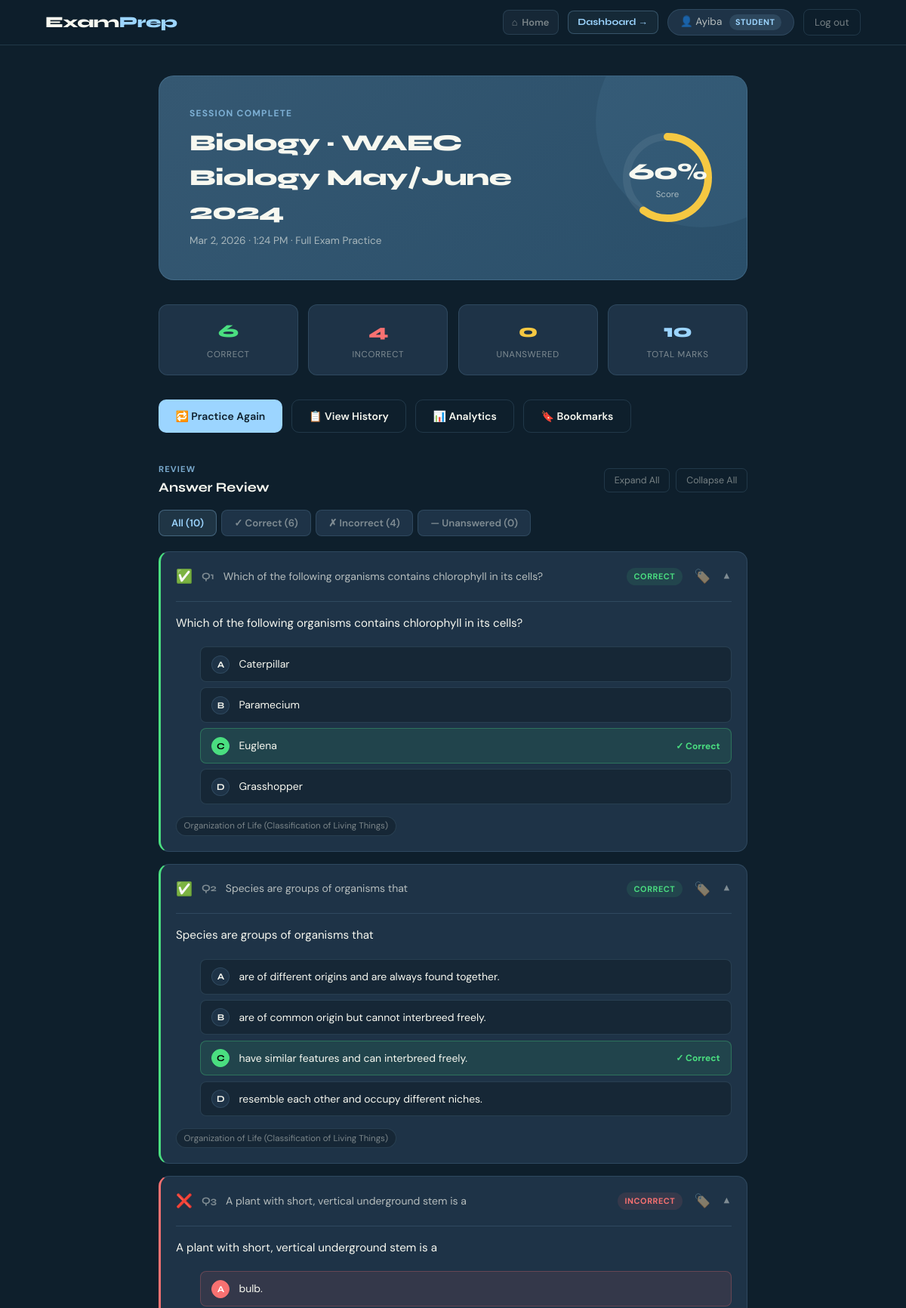
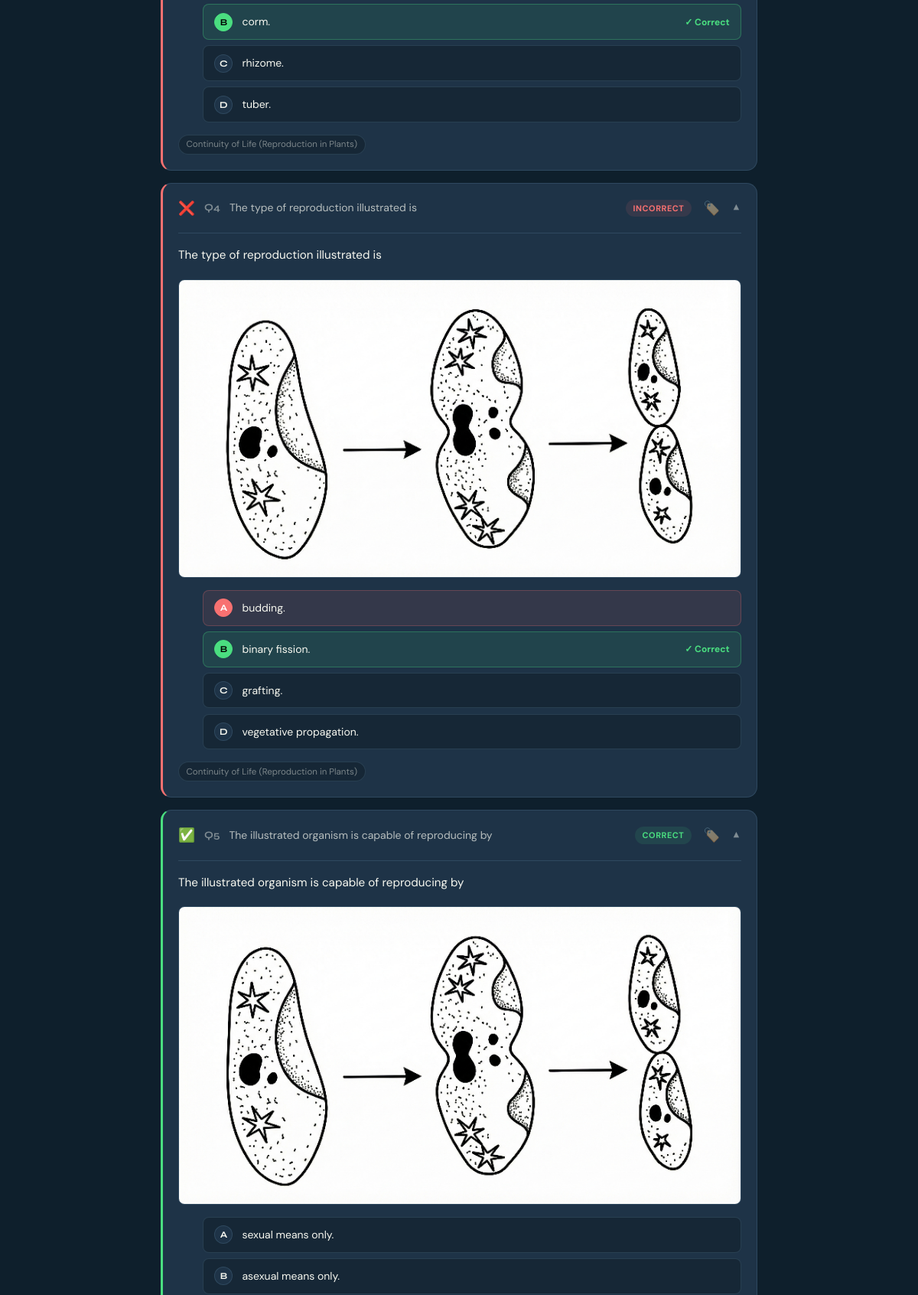
The page /student/results/5/ (signed in, upper part) on the database its author committed (2 pictures, top to bottom).
### Users/models.py (models this page shows, shortened)
class CustomUser(AbstractUser):
    ROLE_CHOICES = [
        ('STUDENT', 'Student'),
        ('TEACHER', 'Teacher'),
    ]
    username = None
    email = models.EmailField('Email address', unique=True)
    role = models.CharField(max_length=10, choices=ROLE_CHOICES, default='STUDENT')
    streak = models.PositiveIntegerField(default=0)
    last_practice_date = models.DateField(null=True, blank=True)
    referral_code = models.CharField(max_length=20, unique=True, null=True, blank=True)
    referred_by = models.ForeignKey('self', on_delete=models.SET_NULL, null=True, blank=True, related_name='referrals')
    is_admin = models.BooleanField(default=False)
    objects = CustomUserManager()
    USERNAME_FIELD = 'email'
    REQUIRED_FIELDS = []

### practice/models.py (models this page shows, shortened)
class PracticeSession(models.Model):
    SESSION_TYPES = [
        ('EXAM', 'Full Exam Practice'),
        ('TOPIC', 'Topic Practice'),
        ('CUSTOM', 'Custom Selection'),
    ]
    user = models.ForeignKey(User, on_delete=models.CASCADE, related_name='practice_sessions')
    session_type = models.CharField(max_length=10, choices=SESSION_TYPES, default='EXAM')
    exam_series = models.ForeignKey(
        ExamSeries, on_delete=models.SET_NULL, null=True, blank=True,
        related_name='practice_sessions'
    )
    subject = models.ForeignKey(
        Subject, on_delete=models.SET_NULL, null=True, blank=True,
        related_name='practice_sessions'
    )
    started_at = models.DateTimeField(auto_now_add=True)
    completed_at = models.DateTimeField(null=True, blank=True)
    score = models.PositiveIntegerField(null=True, blank=True)
    total_marks = models.PositiveIntegerField(null=True, blank=True)
    @property
    def score_percentage(self):
        if self.score is not None and self.total_marks:
            return round((self.score / self.total_marks) * 100, 1)
        return None

class UserAnswer(models.Model):
    session = models.ForeignKey(
        PracticeSession, on_delete=models.CASCADE, related_name='answers'
    )
    question = models.ForeignKey(Question, on_delete=models.CASCADE, related_name='user_answers')
    selected_choice = models.ForeignKey(
        Choice, on_delete=models.SET_NULL, null=True, blank=True,
        related_name='user_answers',
        help_text="For objective questions"
    )
    theory_response = models.TextField(
        null=True, blank=True,
        help_text="For theory questions"
    )
    is_correct = models.BooleanField(null=True, blank=True)  # null for unevaluated theory answers
    answered_at = models.DateTimeField(auto_now_add=True)
    class Meta:
        unique_together = ('session', 'question')

### catalog/models.py (models this page shows, shortened)
class Subject(models.Model):
    name = models.CharField(max_length=100, unique=True)
    def __str__(self):
        return self.name

class ExamSeries(models.Model):
    SITTING_CHOICES = [
        ('MAY_JUNE', 'May/June'),
        ('NOV_DEC', 'Nov/Dec'),
        ('MOCK', 'Mock'),
        ('OTHER', 'Other'),
    ]
    exam_board = models.ForeignKey(ExamBoard, on_delete=models.CASCADE, related_name='series')
    subject = models.ForeignKey(Subject, on_delete=models.CASCADE, related_name='exam_series')
    year = models.PositiveIntegerField()
    sitting = models.CharField(max_length=20, choices=SITTING_CHOICES, default='MAY_JUNE')
    class Meta:
        unique_together = ('exam_board', 'subject', 'year', 'sitting')
        verbose_name_plural = 'Exam series'
    def __str__(self):
        return f"{self.exam_board.abbreviation} {self.subject.name} {self.get_sitting_display()} {self.year}"

class ExamBoard(models.Model):
    name = models.CharField(max_length=100, unique=True)
    abbreviation = models.CharField(max_length=20, unique=True)

class Question(models.Model):
    QUESTION_TYPES = [
        ('OBJ', 'Objective'),
        ('THEORY', 'Theory'),
    ]
    DIFFICULTY_CHOICES = [
        ('EASY', 'Easy'),
        ('MEDIUM', 'Medium'),
        ('HARD', 'Hard'),
    ]
    subject = models.ForeignKey(Subject, on_delete=models.CASCADE, related_name='questions')
    topics = models.ManyToManyField(Topic, blank=True, related_name='questions')
    exam_series = models.ForeignKey(
        ExamSeries, on_delete=models.SET_NULL, null=True, blank=True, related_name='questions'
    )
    question_number = models.PositiveIntegerField()
    question_type = models.CharField(max_length=10, choices=QUESTION_TYPES, default='OBJ')
    content = models.TextField()
    image = models.ImageField(upload_to='questions/', null=True, blank=True)
    marks = models.PositiveIntegerField(default=1)
    difficulty = models.CharField(max_length=10, choices=DIFFICULTY_CHOICES, null=True, blank=True)
    class Meta:
        unique_together = ('exam_series', 'question_number')
        ordering = ['question_number']

class Choice(models.Model):
    question = models.ForeignKey(Question, on_delete=models.CASCADE, related_name='choices')
    label = models.CharField(max_length=10)  # A, B, C, D
    choice_text = models.TextField()
    is_correct = models.BooleanField(default=False)
    explanation = models.TextField(null=True, blank=True)
    video_url = models.URLField(null=True, blank=True, help_text="Link to a video explaining this answer")
    class Meta:
        unique_together = ('question', 'label')

class Topic(models.Model):
    subject = models.ForeignKey(Subject, on_delete=models.CASCADE, related_name='topics')
    name = models.CharField(max_length=200)
    class Meta:
        unique_together = ('subject', 'name')

### practice/views.py (the view)
    @login_required
    def wrapper(request, *args, **kwargs):
        return view_func(request, *args, **kwargs)

### practice/templates/practice/results_page.html (shortened to what this page needs)
{% extends 'Users/layout.html' %}
{% load static %}
{% block body %}
<link rel="stylesheet" href="{% static 'practice/css/results_page.css' %}" />
<div class="results-body">
  <div class="score-hero">
    <div class="score-left">
      <div class="score-eyebrow">Session Complete</div>
      <div class="score-session-title">
        {{ session.subject|default:"Practice Session" }}{% if session.exam_series %} · {{ session.exam_series }}{% endif %}
      </div>
      <div class="score-meta">
        {{ session.started_at|date:"M j, Y · g:i A" }} · {{ session.get_session_type_display }}
      </div>
    </div>
    <div class="score-ring">
      <svg width="130" height="130" viewBox="0 0 130 130">
        <circle cx="65" cy="65" r="54" fill="none" stroke="rgba(255,255,255,0.07)" stroke-width="10"/>
        <circle
          id="scoreCircle" cx="65" cy="65" r="54" fill="none"
          stroke="#4ade80" stroke-width="10" stroke-linecap="round"
          stroke-dasharray="339.3" stroke-dashoffset="339.3"
        />
      </svg>
      <div class="score-ring-val">
        <span class="score-ring-pct" id="scoreRingPct">0%</span>
        <span class="score-ring-label">Score</span>
      </div>
    </div>
  </div>
  <div class="stats-row">
    <div class="stat-pill">
      <div class="stat-pill-val green">{{ correct_count }}</div>
      <div class="stat-pill-label">Correct</div>
    </div>
    <div class="stat-pill">
      <div class="stat-pill-val red">{{ incorrect_count }}</div>
      <div class="stat-pill-label">Incorrect</div>
    </div>
    <div class="stat-pill">
      <div class="stat-pill-val gold">{{ unanswered_count }}</div>
      <div class="stat-pill-label">Unanswered</div>
    </div>
    <div class="stat-pill">
      <div class="stat-pill-val accent">{{ session.total_marks|default:0 }}</div>
      <div class="stat-pill-label">Total Marks</div>
    </div>
  </div>
  <div class="action-row">
    <a href="{% url 'practice:practice_home' %}" class="btn-action primary">🔁 Practice Again</a>
    <a href="{% url 'practice:history' %}" class="btn-action secondary">📋 View History</a>
    <a href="{% url 'practice:analytics' %}" class="btn-action secondary">📊 Analytics</a>
    <a href="{% url 'practice:bookmarks' %}" class="btn-action secondary">🔖 Bookmarks</a>
  </div>
  <div style="display:flex; align-items:center; justify-content:space-between; flex-wrap:wrap; gap:0.75rem; margin-bottom:1rem;">
    <div>
      <div style="font-size:0.7rem; font-weight:700; letter-spacing:0.1em; text-transform:uppercase; color:var(--mid); margin-bottom:0.2rem;">Review</div>
      <div style="font-family:'Syne',sans-serif; font-weight:700; font-size:1.1rem;">Answer Review</div>
    </div>
    <div style="display:flex; gap:0.5rem;">
      <button onclick="expandAll()" style="background:transparent; border:1px solid var(--border); color:var(--muted); padding:0.35rem 0.8rem; border-radius:7px; font-size:0.78rem; cursor:pointer; font-family:'DM Sans',sans-serif; transition:all 0.2s;" onmouseover="this.style.color='var(--text)'" onmouseout="this.style.color='var(--muted)'">Expand All</button>
      <button onclick="collapseAll()" style="background:transparent; border:1px solid var(--border); color:var(--muted); padding:0.35rem 0.8rem; border-radius:7px; font-size:0.78rem; cursor:pointer; font-family:'DM Sans',sans-serif; transition:all 0.2s;" onmouseover="this.style.color='var(--text)'" onmouseout="this.style.color='var(--muted)'">Collapse All</button>
    </div>
  </div>
  <div class="filter-tabs">
    <button class="filter-tab active" data-filter="all" onclick="filterReview('all')">All ({{ answer_review|length }})</button>
    <button class="filter-tab" data-filter="correct" onclick="filterReview('correct')">✓ Correct ({{ correct_count }})</button>
    <button class="filter-tab" data-filter="incorrect" onclick="filterReview('incorrect')">✗ Incorrect ({{ incorrect_count }})</button>
    <button class="filter-tab" data-filter="unanswered" onclick="filterReview('unanswered')">— Unanswered ({{ unanswered_count }})</button>
  </div>
  <div class="review-list">
    {% for item in answer_review %}
      {% with answer=item.answer question=item.question %}
        {% if answer.is_correct %}
          <div class="review-card correct" id="review-card-{{ question.id }}">
        {% elif answer.is_correct == False %}
          <div class="review-card incorrect" id="review-card-{{ question.id }}">
        {% else %}
          <div class="review-card unanswered" id="review-card-{{ question.id }}">
        {% endif %}
          <div class="review-card-header" onclick="toggleCard({{ question.id }})">
            <span class="result-icon">
              {% if answer.is_correct %}✅{% elif answer.is_correct == False %}❌{% else %}⬜{% endif %}
            </span>
            <span class="review-q-num">Q{{ question.question_number }}</span>
            <span class="review-q-preview">{{ question.content|truncatechars:80 }}</span>
            <span class="review-status-badge {% if answer.is_correct %}correct{% elif answer.is_correct == False %}incorrect{% else %}unanswered{% endif %}">
              {% if answer.is_correct %}Correct{% elif answer.is_correct == False %}Incorrect{% else %}Unanswered{% endif %}
            </span>
            <button
              class="bookmark-btn {% if item.is_bookmarked %}bookmarked{% endif %}"
              onclick="event.stopPropagation(); toggleBookmark({{ question.id }}, this)"
              title="{% if item.is_bookmarked %}Remove bookmark{% else %}Bookmark{% endif %}"
            >
              {% if item.is_bookmarked %}🔖{% else %}🏷️{% endif %}
            </button>
            <span class="chevron">▼</span>
          </div>
          <div class="review-card-body">
            <p class="review-q-full">{{ question.content }}</p>
            {% if question.image %}
              <img src="{{ question.image.url }}" style="max-width:100%; border-radius:8px; margin-bottom:1rem; border:1px solid var(--border);" />
            {% endif %}
            {% if question.question_type == 'OBJ' %}
              <ul class="review-choices">
                {% for choice in question.choices.all %}
                <li class="review-choice {% if choice.is_correct %}correct-answer{% elif answer.selected_choice.id == choice.id and not choice.is_correct %}wrong-pick{% endif %}">
                  <span class="review-choice-label">{{ choice.label }}</span>
                  <span>{{ choice.choice_text }}</span>
                  {% if choice.is_correct %}
                    <span style="margin-left:auto; font-size:0.75rem; color:var(--green); font-weight:700;">✓ Correct</span>
                  {% endif %}
                </li>
                {% endfor %}
              </ul>
            {% endif %}
            {% if question.topics.all %}
              <div style="display:flex; flex-wrap:wrap; gap:0.4rem; margin-top:1rem;">
                {% for topic in question.topics.all %}
                  <span style="font-size:0.72rem; color:var(--muted); background:var(--deep); border:1px solid var(--border); padding:0.2rem 0.6rem; border-radius:100px;">{{ topic.name }}</span>
                {% endfor %}
              </div>
            {% endif %}
          </div>
        </div>
      {% endwith %}
    {% endfor %}
  </div>
</div>
{% endblock %}

### Users/templates/Users/layout.html (shortened to what this page needs)
{% load static %}
<!doctype html>
<html lang="en">
  <head>
    <link
      href="https://cdn.jsdelivr.net/npm/bootstrap@5.3.8/dist/css/bootstrap.min.css"
      rel="stylesheet"
    />
    <link rel="stylesheet" href="{% static 'Users/layout.css' %}" />
  </head>
  <body>
    <nav class="dash-nav">
      <div class="nav-left">
        <a href="/" class="dash-logo">Exam<span>Prep</span></a>
      </div>
      <div class="nav-menu" id="navMenu">
        <a href="/" class="btn-home">
          <span class="home-icon">⌂</span> Home
        </a>
        {% if user.is_authenticated %}
          <a href="{% url 'Users:dashboard' %}" class="btn-dashboard">Dashboard →</a>
          <div class="nav-user">
            <span>👤 {{ user.first_name|default:user.email }}</span>
            {% if user.role == 'TEACHER' %}
              <span class="role-pill teacher">Teacher</span>
            {% else %}
              <span class="role-pill student">Student</span>
            {% endif %}
          </div>
          <a href="{% url 'Users:logout' %}" class="btn-logout">Log out</a>
        {% else %}
          <a href="{% url 'Users:request_otp' %}" class="btn-login">Log in →</a>
        {% endif %}
      </div>
    </nav>
    {% block body %}{% endblock %}
    <link rel="stylesheet" href="https://cdnjs.cloudflare.com/ajax/libs/KaTeX/0.16.9/katex.min.css">
  </body>
</html>

### rows shown on the page
CustomUser: first_name "Ayiba"
PracticeSession: subject "Biology", exam_series "WAEC Biology May/June 2024", started_at "Mar 2, 2026 · 1:24 PM", session_type "Full Exam Practice", total_marks "10"
UserAnswer: question.question_number "1", question.content "Which of the following organisms contains chlorophyll in its cells?", is_correct "CORRECT"
Choice: label "A", choice_text "Caterpillar"
Choice: label "B", choice_text "Paramecium"
Choice: label "C", choice_text "Euglena", is_correct "✓ Correct"
Choice: label "D", choice_text "Grasshopper"
Topic: name "Organization of Life (Classification of Living Things)"
UserAnswer: question.question_number "2", question.content "Species are groups of organisms that", is_correct "CORRECT"
Choice: label "A", choice_text "are of different origins and are always found together."
Choice: label "B", choice_text "are of common origin but cannot interbreed freely."
Choice: label "C", choice_text "have similar features and can interbreed freely.", is_correct "✓ Correct"
Choice: label "D", choice_text "resemble each other and occupy different niches."
UserAnswer: question.question_number "3", question.content "A plant with short, vertical underground stem is a", is_correct "INCORRECT"
Choice: label "A", choice_text "bulb."
Choice: label "B", choice_text "corm.", is_correct "✓ Correct"
Choice: label "C", choice_text "rhizome."
Choice: label "D", choice_text "tuber."
Topic: name "Continuity of Life (Reproduction in Plants)"
UserAnswer: question.question_number "4", question.content "The type of reproduction illustrated is", is_correct "INCORRECT", question.image (picture)
Choice: label "A", choice_text "budding."
Choice: label "B", choice_text "binary fission.", is_correct "✓ Correct"
Choice: label "C", choice_text "grafting."
Choice: label "D", choice_text "vegetative propagation."
UserAnswer: question.question_number "5", question.content "The illustrated organism is capable of reproducing by", is_correct "CORRECT", question.image (picture)
Choice: label "A", choice_text "sexual means only."
Choice: label "B", choice_text "asexual means only."

### other values the page prints
{{ correct_count }} "6"
{{ incorrect_count }} "4"
{{ unanswered_count }} "0"
{{ answer_review|length }} "10"
